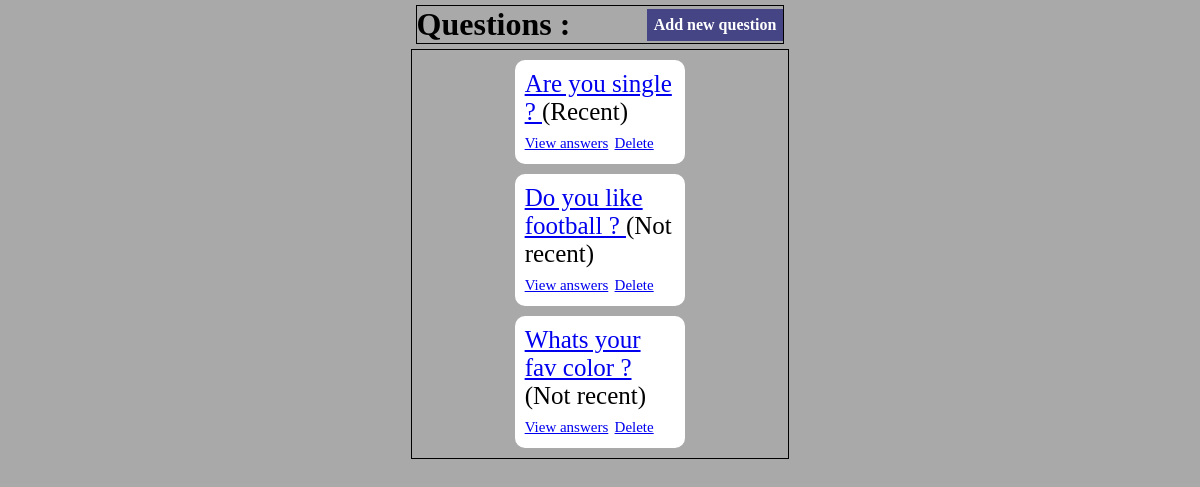
/sondage/, run on an earlier commit of the app's database.
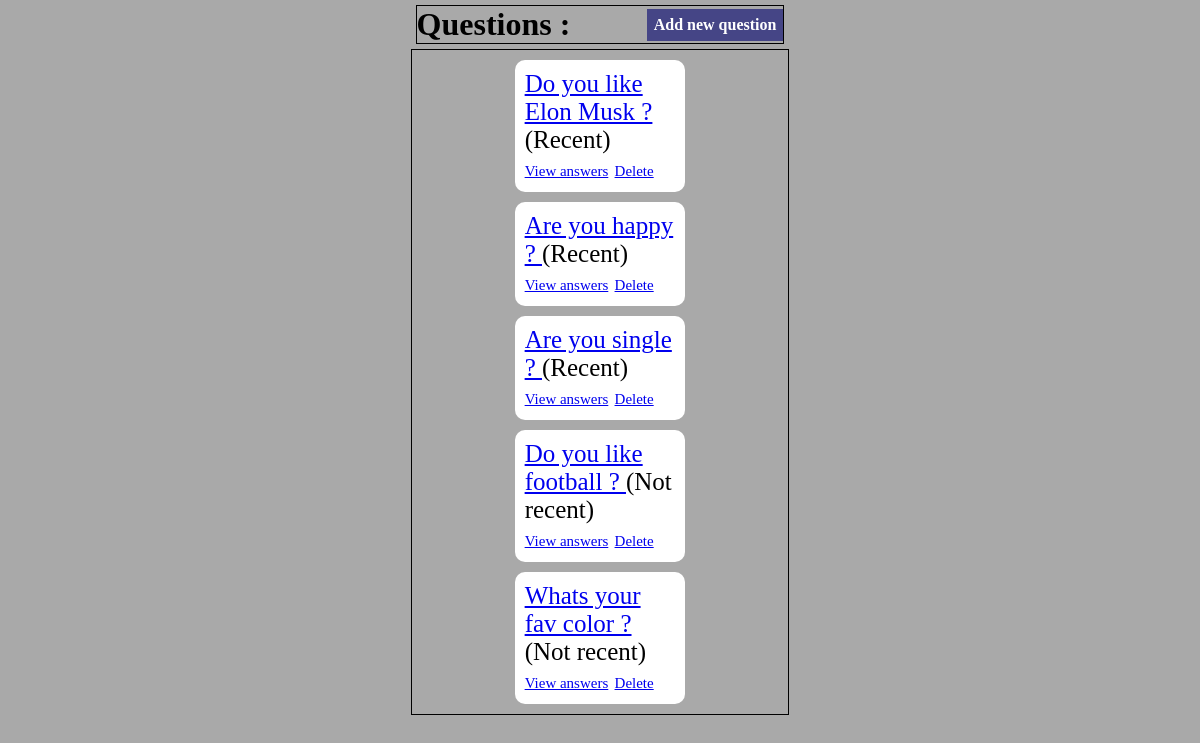
And on a later commit of the database.
### sondage/models.py (models this page shows)
class Question(models.Model):
    question_text = models.CharField(max_length=200)
    date_pub = models.DateTimeField("Date of publiction")
    nbvotes = models.IntegerField(default=0)
    def is_recent(self):
        now = timezone.now()
        return now - datetime.timedelta(days=1) <= self.date_pub <= now
    def __str__(self) -> str:
        return self.question_text

### sondage/views.py (the view)
# urls.py: path("", views.IndexView.as_view(), name="index"),
class IndexView(generic.ListView):
    template_name = "sondage/index.html"
    context_object_name = "question_lists"
    def get_queryset(self) -> QuerySet[Any]:
        return Question.objects.all().exclude(choice__isnull=True).filter(date_pub__lte=timezone.now()).order_by('-date_pub')

### sondage/templates/sondage/index.html
{% load static %}
<link rel="stylesheet" href="{% static 'sondage/style.css' %}" />
{% if question_lists %}
<div id="header">
    <h1>Questions : </h1>
    <a href="{% url 'sondage:add' %}">Add new question</a>
</div>
<div id='main'>
    <ul>
        {% for question in question_lists %}
        <li> <a href="{%url "sondage:details" question.id %}">{{question}} </a>
            {% if question.is_recent %}(Recent) {% else %} (Not recent) {% endif %}
            <br>
            <a href="{% url 'sondage:results' question.id %}" style="font-size:15px;">View answers</a>
            <a href="{% url 'sondage:delete' question.id %}" style="font-size:15px;">Delete</a>
        </li>
        {% endfor %}
    </ul>
    {% else %}
    <div>
        No polls in database.
    </div>
    {% endif %}
</div>

### sondage/static/sondage/style.css (style rules this page uses)
* { margin:0; padding: 0; }
#header { border:solid 1px; display: flex; justify-content: space-between; align-items: center; margin:5px; }
#header a { text-decoration: none; color:white; font-weight: bold; background-color: rgb(69, 69, 134); border: none; padding:7px; }
ul { display: flex; flex-direction: column; align-items: center; }
ul li { font-size: 25px; font-family: consolas; text-decoration: none; list-style-type: none; background-color: white; margin-top: 10px; padding:10px; width: 40%; border-radius: 10px; }
#main { border:solid 1px black; padding-bottom: 10px; }

What changed in the data, as far as the page shows it:
added Question: question_text "Do you like Elon Musk ?", shows "(Recent)"
added Question: question_text "Are you happy ?", shows "(Recent)"
